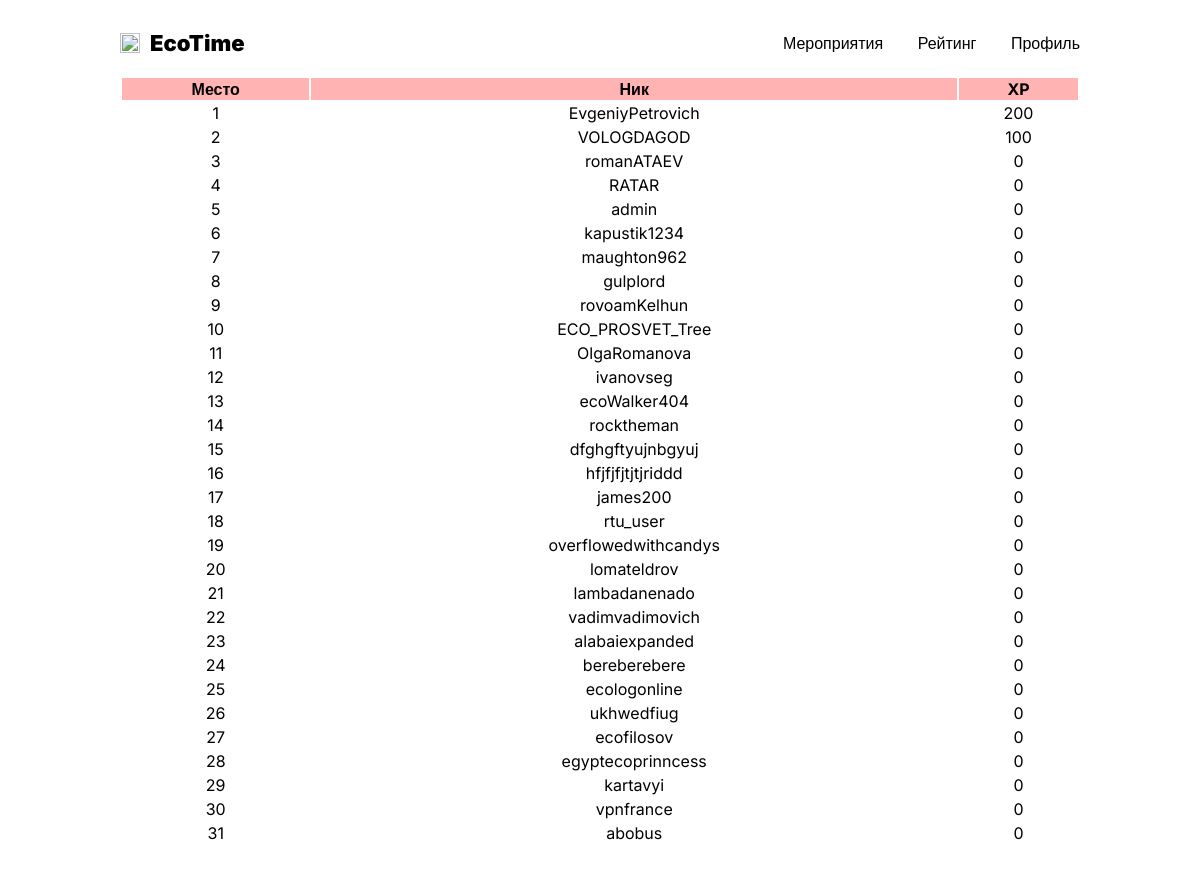
Screenshot of /rating/index.php with the database file from the repository.
### tables this page shows
CREATE TABLE `users` (
  `id` int UNSIGNED NOT NULL,
  `nick` text NOT NULL,
  `name` text NOT NULL,
  `imageUrl` text,
  `status` text NOT NULL COMMENT '0 - available, 1 - banned',
  `password` text,
  `regTime` timestamp NOT NULL,
  `links` json DEFAULT NULL COMMENT 'to Social Media',
  `bio` text,
  `sex` tinyint(1) DEFAULT NULL COMMENT '0 - m, 1 - f',
  `birthDate` timestamp NULL DEFAULT NULL,
  `xp` int NOT NULL DEFAULT '0',
  `bonusPoints` int NOT NULL DEFAULT '0',
  `countTrees` int DEFAULT NULL,
  `statusTree` text,
  `co2kg` int NOT NULL DEFAULT '0',
  `healthApp` json DEFAULT NULL,
  `tgID` text,
  `mosRuID` text,
  `yaID` text,
  `age` int GENERATED ALWAYS AS (floor(((to_days(_utf8mb4'2024-09-18') - to_days(`birthDate`)) / 365.25))) VIRTUAL,
  `isAdmin` tinyint(1) NOT NULL DEFAULT '0'
);

### web/rating/index.php (the view, shortened to what this page needs)
<?php
require_once "../assets/blocks.php";
$header = getHeader();
$link = connectDB();
?>
<html>
<head>
    <link rel="stylesheet" href="/assets/style.css">
</head>
<body>
<?=$header?>
<div class="rating">
    <table class="rateTable">
            <thead>
                <tr>
                    <th>Место</th>
                    <th>Ник</th>
                    <th>XP</th>
                </tr>
            </thead>
            <tbody>
            <?php
            $query = mysqli_query($link, "SELECT * FROM `users` ORDER BY `users`.`xp` DESC");
            $c = 0;
            while ($u = mysqli_fetch_array($query)) {
                $c++;
                echo '
		            <tr>
			            <td>'.$c.'</td>
			            <td><a href="/profile?id='.$u["id"].'">'.$u["nick"].'</a></td>
			            <td>'.$u["xp"].'</td>
		            </tr>'
                ;
            }
            ?>
            </tbody>
        </table>
</div>
</body>
</html>

### web/assets/style.css (style rules this page uses)
body { margin: 0; padding: 30px 17%; background-image: -webkit-gradient( linear, left top, left bottom, from(rgba(0,0,0,0)), to(rgba(0,0,0,0)) ); background-image: -webkit-linear-gradient(top, rgba(0,0,0,0), rgba(0,0,0,0)); background-image: linear-gradient(to bottom, rgba(0,0,0,0), rgba(0,0,0,0)); font-family: Inter, sans-serif; }
@media (min-width: 1000px) and (max-width: 1249px) { body { padding: 30px 10%; } }
a { text-decoration: none; color: #000; }
.ratetable { width: 100%; margin-top: 20px; }
.rateTable thead th { background: #ffb3b3; }
td { text-align: center; }
td a { transition: 0.2s; }

### rows the page displays
users: nick "EvgeniyPetrovich", xp "200"
users: nick "VOLOGDAGOD", xp "100"
users: nick "romanATAEV", xp "0"
users: nick "RATAR", xp "0"
users: nick "admin", xp "0"
users: nick "kapustik1234", xp "0"
users: nick "maughton962", xp "0"
users: nick "gulplord", xp "0"
users: nick "rovoamKelhun", xp "0"
users: nick "ECO_PROSVET_Tree", xp "0"
users: nick "OlgaRomanova", xp "0"
users: nick "ivanovseg", xp "0"
users: nick "ecoWalker404", xp "0"
users: nick "rocktheman", xp "0"
users: nick "dfghgftyujnbgyuj", xp "0"
users: nick "hfjfjfjtjtjriddd", xp "0"
users: nick "james200", xp "0"
users: nick "rtu_user", xp "0"
users: nick "overflowedwithcandys", xp "0"
users: nick "lomateldrov", xp "0"
users: nick "lambadanenado", xp "0"
users: nick "vadimvadimovich", xp "0"
users: nick "alabaiexpanded", xp "0"
users: nick "bereberebere", xp "0"
users: nick "ecologonline", xp "0"
users: nick "ukhwedfiug", xp "0"
users: nick "ecofilosov", xp "0"
users: nick "egyptecoprinncess", xp "0"
users: nick "kartavyi", xp "0"
users: nick "vpnfrance", xp "0"
users: nick "abobus", xp "0"
